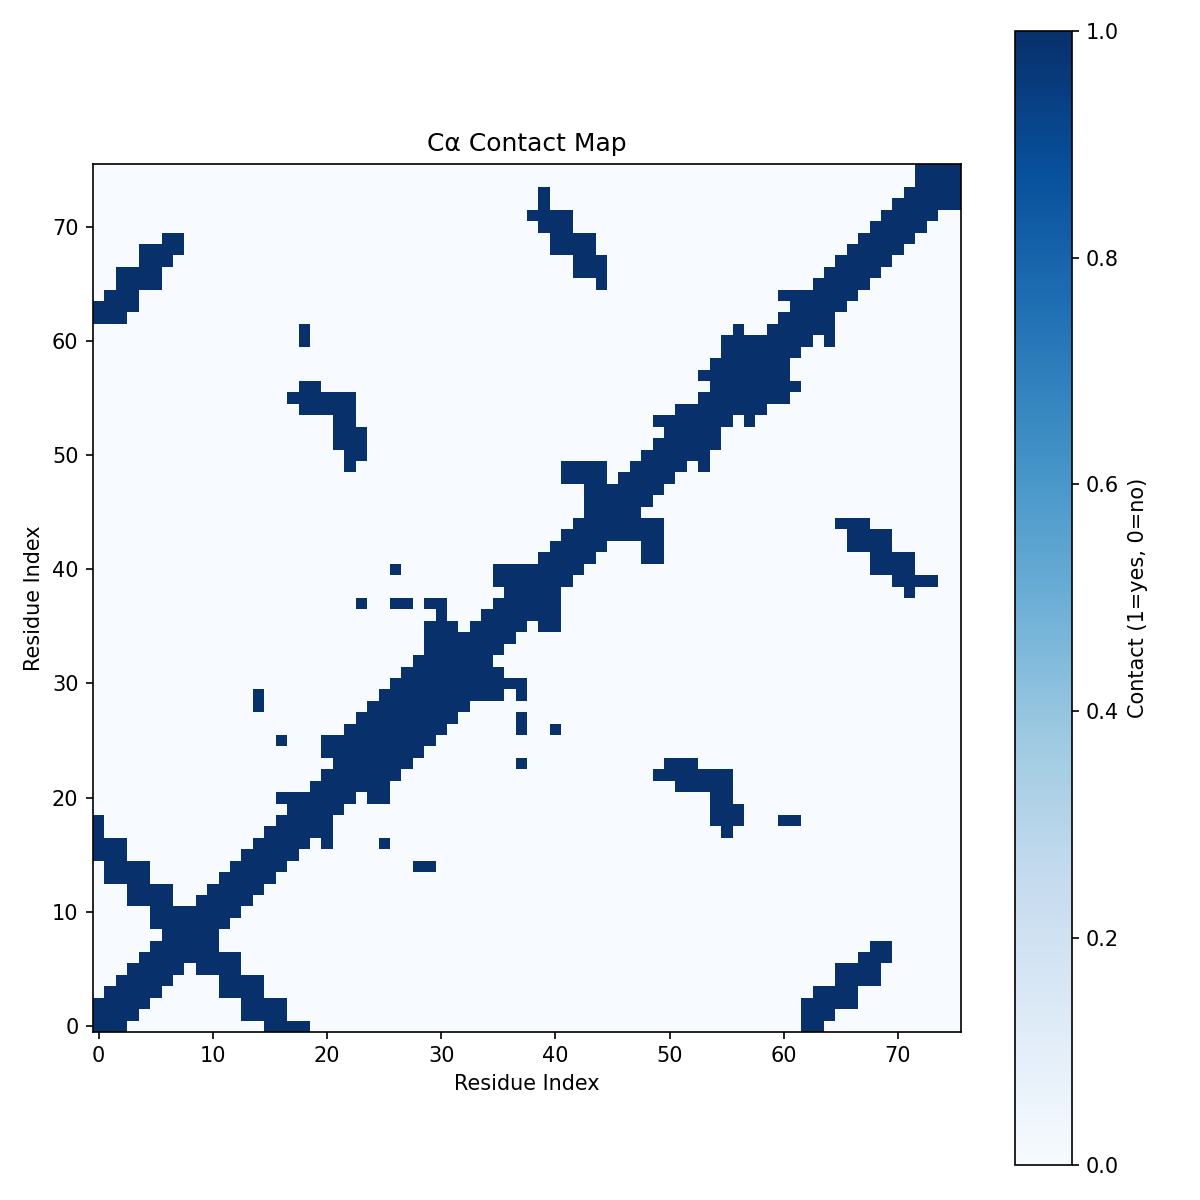

Write the Python code that produced this figure.
"""Contact Map Generator
Author-Geet Madhukar
Date 05/12/26"""



import matplotlib.pyplot as plt
import numpy as np
from Bio import PDB

def get_ca_coordinate(pdb_file, chain_id='A'):
	parser=PDB.PDBParser(QUIET=True)
	structure=parser.get_structure('protein', pdb_file)

	coords=[]

	for residue in structure[0][chain_id]:
		if 'CA' in residue:
			coords.append(residue['CA'].get_vector().get_array())
	return np.array(coords)


def build_contact_map(coords):
	n=len(coords)
	m=np.zeros((n,n))
	for i in range(len(coords)):
		for j in range(len(coords)):
			dist=np.sqrt(np.sum((coords[i] - coords[j])**2))
			if dist <=8:
				m[i][j]=1

	return m

def main():
	import sys
	if len(sys.argv) != 3:
		print("Usage python contact_map pdb_file chain id")
		sys.exit(1)

	pdb_file=sys.argv[1]
	chain_id=sys.argv[2]

	coords=get_ca_coordinate(pdb_file, chain_id)

	contact_map=build_contact_map(coords)

	plt.figure(figsize=(8,8))
	plt.imshow(contact_map, cmap='Blues', origin='lower')
	plt.colorbar(label='Contact (1=yes, 0=no)')
	plt.xlabel('Residue Index')
	plt.ylabel('Residue Index')
	plt.title('Cα Contact Map')
	plt.tight_layout()
	plt.savefig('contact_map.png', dpi=150)
	print("Contact map saved as contact_map.png")

	
if __name__=="__main__":
		main()
